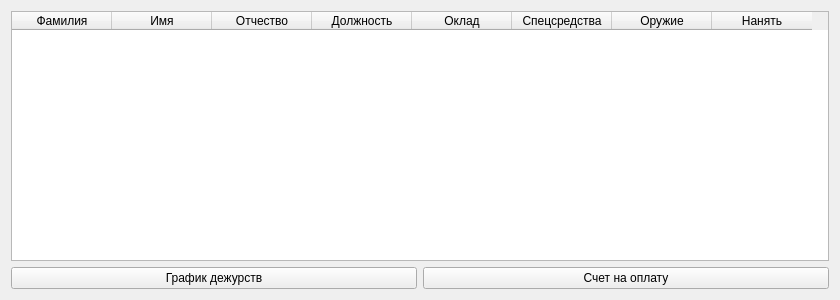
<?xml version="1.0" encoding="UTF-8"?>
<ui version="4.0">
 <class>LegalEntity</class>
 <widget class="QWidget" name="LegalEntity">
  <property name="geometry">
   <rect>
    <x>0</x>
    <y>0</y>
    <width>840</width>
    <height>300</height>
   </rect>
  </property>
  <property name="windowTitle">
   <string>Юридическое лицо</string>
  </property>
  <layout class="QGridLayout" name="gridLayout">
   <item row="1" column="0">
    <widget class="QPushButton" name="pushButtonSchedule">
     <property name="text">
      <string>График дежурств</string>
     </property>
    </widget>
   </item>
   <item row="1" column="1">
    <widget class="QPushButton" name="pushButtonPayment">
     <property name="text">
      <string>Счет на оплату</string>
     </property>
    </widget>
   </item>
   <item row="0" column="0" colspan="2">
    <widget class="QTableWidget" name="tableWidget">
     <column>
      <property name="text">
       <string>Фамилия</string>
      </property>
     </column>
     <column>
      <property name="text">
       <string>Имя</string>
      </property>
     </column>
     <column>
      <property name="text">
       <string>Отчество</string>
      </property>
     </column>
     <column>
      <property name="text">
       <string>Должность</string>
      </property>
     </column>
     <column>
      <property name="text">
       <string>Оклад</string>
      </property>
     </column>
     <column>
      <property name="text">
       <string>Спецсредства</string>
      </property>
     </column>
     <column>
      <property name="text">
       <string>Оружие</string>
      </property>
     </column>
     <column>
      <property name="text">
       <string>Нанять</string>
      </property>
     </column>
    </widget>
   </item>
  </layout>
 </widget>
 <resources/>
 <connections/>
</ui>
